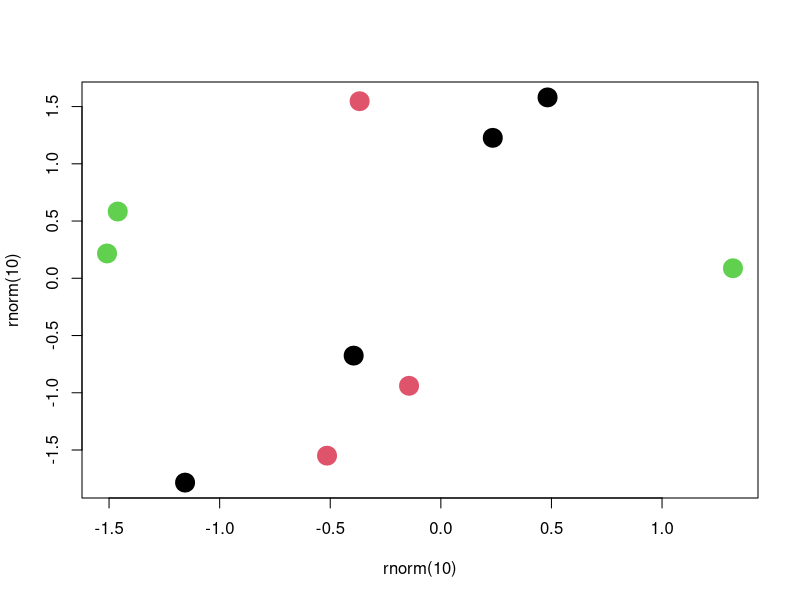
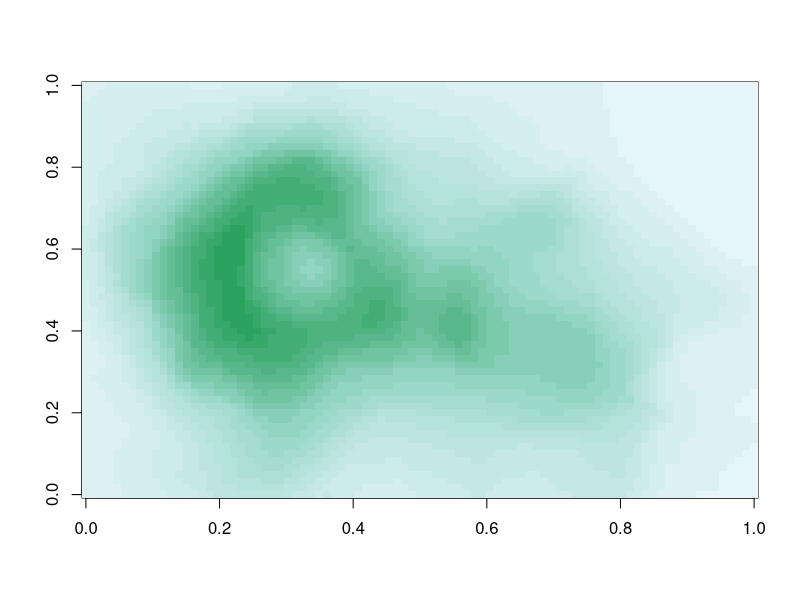
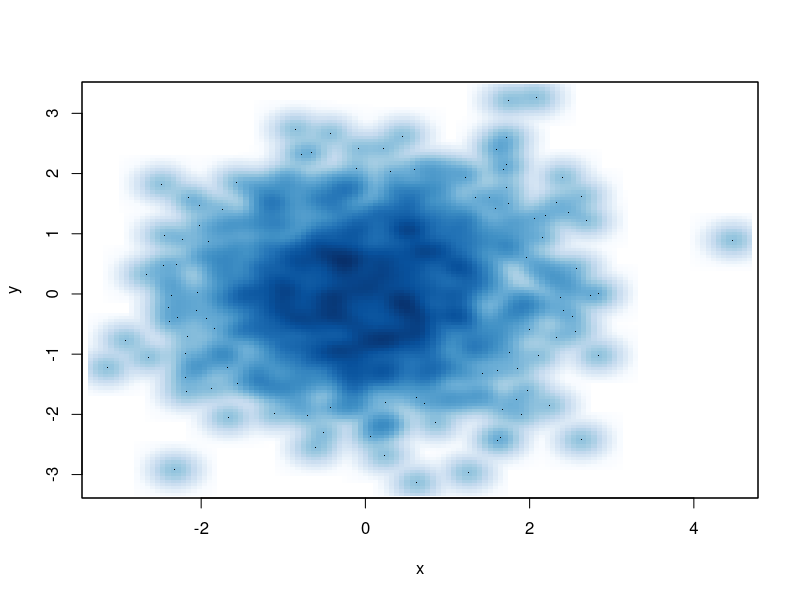
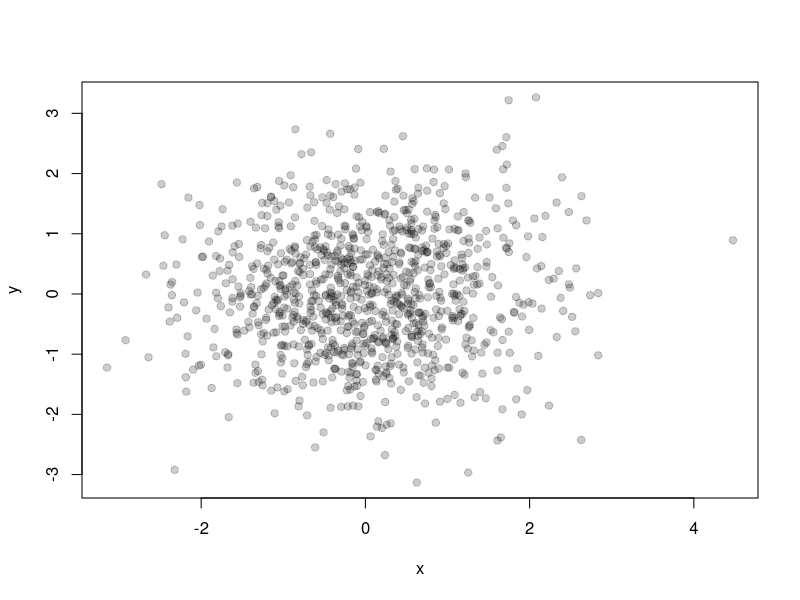

Recreate these plots in R, in order.
# The default colors suck (col 1, 2, 3 black, red, green)
plot(rnorm(10), rnorm(10), col = c(1,2,3), pch = 19, lwd = 12)

# colors are not always obvious
# heat.colors() red low, white high
# topo.colors() blue low, green high

# grDevices
# names and numbers of colors
colors()

# colorRamp 
pal <- colorRamp(c("red", "blue"))
# first extreme; red
pal(0)
pal(1)
# in the middle
pal(.5)

# you can pass a sequence to pal
pal(seq(0,1, len = 10))

# colorRampPalette is similar, but takes integer arguments, returning a character vector in hexadecimal
pal <- colorRampPalette(c("red", "yellow"))
pal(2)
# 10 characters vectors between red and yellow
pal(10)

# RColorBrewer gives you more options
install.packages("RColorBrewer")
library(RColorBrewer)
# 2 arguments - numer of colors and the name of the pallette (look in the help page for brewer.pal)
cols <- brewer.pal(3, "BuGn")
# it returns hexadecimal
cols
# pass the colors into the color ramp palette
pal <- colorRampPalette(cols)
image(volcano, col = pal(20))

# the smoothScatter function also uses colors well - it ensures we don't just get a mess of points - it's a 
# 2D histogram with default blues palette in RColorBrewer palette
x <- rnorm(1000)
y <- rnorm(1000)
smoothScatter(x, y)

# use transparency for high-density plots - this is controlled in rgb() with the alpha parameter (e.g. 0.2)
plot(x, y, col=rgb(0,0,0,0.2), pch = 19)
